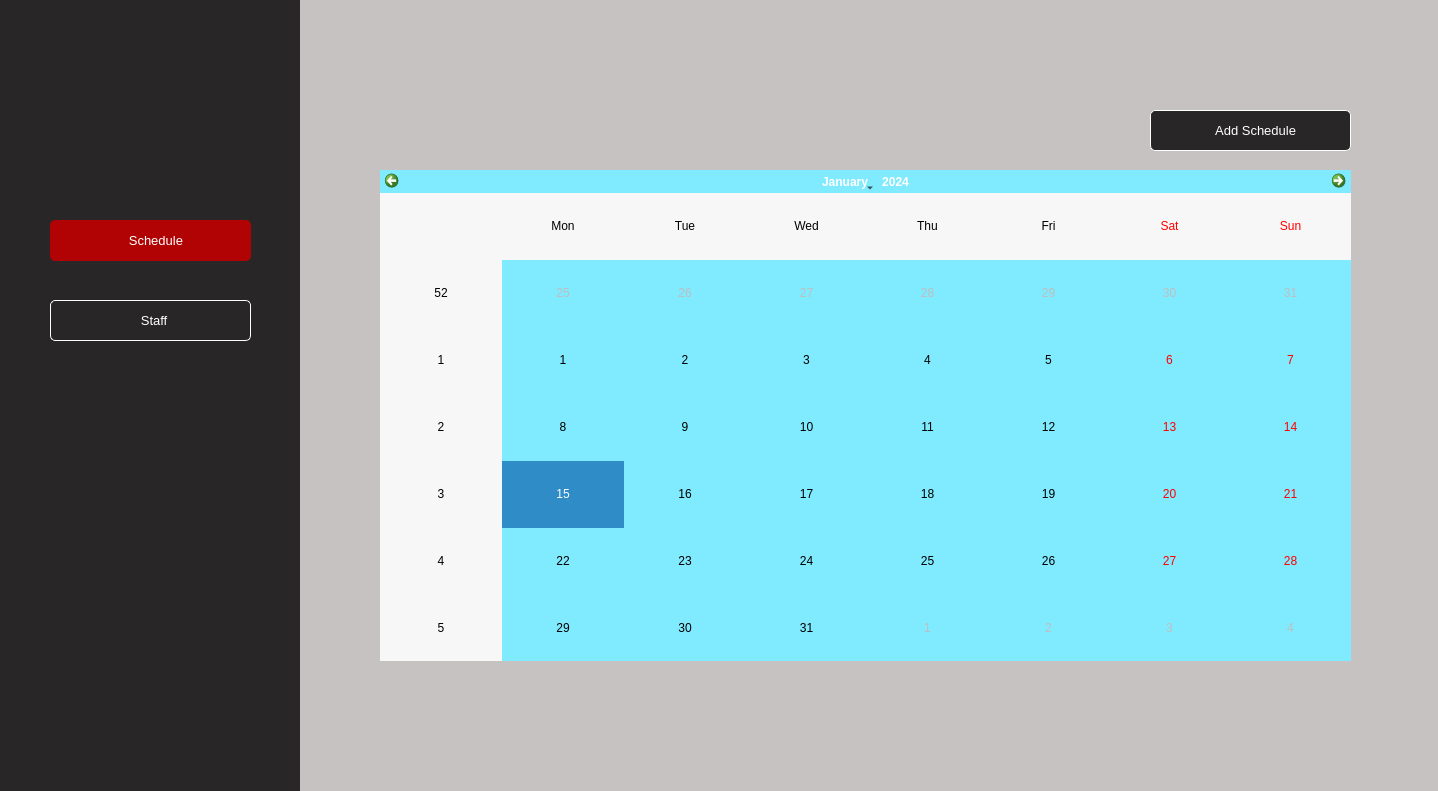
<?xml version="1.0" encoding="UTF-8"?>
<ui version="4.0">
 <class>Dialog</class>
 <widget class="QDialog" name="Dialog">
  <property name="geometry">
   <rect>
    <x>0</x>
    <y>0</y>
    <width>1438</width>
    <height>791</height>
   </rect>
  </property>
  <property name="windowTitle">
   <string>Dialog</string>
  </property>
  <widget class="QWidget" name="widget" native="true">
   <property name="geometry">
    <rect>
     <x>0</x>
     <y>0</y>
     <width>301</width>
     <height>791</height>
    </rect>
   </property>
   <property name="styleSheet">
    <string notr="true">background-color: rgb(40, 38, 38);</string>
   </property>
   <widget class="QWidget" name="widgetImg" native="true">
    <property name="geometry">
     <rect>
      <x>60</x>
      <y>10</y>
      <width>211</width>
      <height>101</height>
     </rect>
    </property>
    <widget class="QPushButton" name="img">
     <property name="geometry">
      <rect>
       <x>0</x>
       <y>10</y>
       <width>181</width>
       <height>81</height>
      </rect>
     </property>
     <property name="styleSheet">
      <string notr="true">border-radius: 1px;</string>
     </property>
     <property name="text">
      <string/>
     </property>
     <property name="icon">
      <iconset>
       <normaloff>image/Logo.png</normaloff>image/Logo.png</iconset>
     </property>
     <property name="iconSize">
      <size>
       <width>200</width>
       <height>200</height>
      </size>
     </property>
    </widget>
   </widget>
   <widget class="QPushButton" name="btnsched">
    <property name="geometry">
     <rect>
      <x>50</x>
      <y>220</y>
      <width>201</width>
      <height>41</height>
     </rect>
    </property>
    <property name="font">
     <font>
      <pointsize>10</pointsize>
     </font>
    </property>
    <property name="styleSheet">
     <string notr="true">background-color: rgb(177, 3, 3);
color: rgb(255, 255, 255);
border-radius: 5px;</string>
    </property>
    <property name="text">
     <string>   Schedule</string>
    </property>
    <property name="icon">
     <iconset>
      <normaloff>icon/Clock.png</normaloff>icon/Clock.png</iconset>
    </property>
    <property name="iconSize">
     <size>
      <width>30</width>
      <height>30</height>
     </size>
    </property>
   </widget>
   <widget class="QPushButton" name="btnstaff">
    <property name="geometry">
     <rect>
      <x>50</x>
      <y>300</y>
      <width>201</width>
      <height>41</height>
     </rect>
    </property>
    <property name="font">
     <font>
      <pointsize>10</pointsize>
     </font>
    </property>
    <property name="styleSheet">
     <string notr="true">QPushButton {
    background-color: rgb(40, 38, 38);
    color: rgb(255, 255, 255);
    border-radius: 5px;
    border: 1px solid white;

}

QPushButton:hover {
    background-color: #B10303;
	border: 0px;
}</string>
    </property>
    <property name="text">
     <string>  Staff</string>
    </property>
    <property name="icon">
     <iconset>
      <normaloff>icon/Management.png</normaloff>icon/Management.png</iconset>
    </property>
    <property name="iconSize">
     <size>
      <width>30</width>
      <height>30</height>
     </size>
    </property>
   </widget>
  </widget>
  <widget class="QWidget" name="widget_2" native="true">
   <property name="geometry">
    <rect>
     <x>300</x>
     <y>0</y>
     <width>1141</width>
     <height>801</height>
    </rect>
   </property>
   <property name="minimumSize">
    <size>
     <width>1141</width>
     <height>801</height>
    </size>
   </property>
   <property name="maximumSize">
    <size>
     <width>1141</width>
     <height>801</height>
    </size>
   </property>
   <property name="styleSheet">
    <string notr="true">background-color: rgb(199, 194, 194);</string>
   </property>
   <widget class="QCalendarWidget" name="calendarWidget">
    <property name="geometry">
     <rect>
      <x>80</x>
      <y>170</y>
      <width>971</width>
      <height>491</height>
     </rect>
    </property>
    <property name="styleSheet">
     <string notr="true">background-color: rgb(128, 234, 255);</string>
    </property>
   </widget>
   <widget class="QPushButton" name="btnaddsched">
    <property name="geometry">
     <rect>
      <x>850</x>
      <y>110</y>
      <width>201</width>
      <height>41</height>
     </rect>
    </property>
    <property name="font">
     <font>
      <pointsize>10</pointsize>
     </font>
    </property>
    <property name="styleSheet">
     <string notr="true">QPushButton {
    background-color: rgb(40, 38, 38);
    color: rgb(255, 255, 255);
    border-radius: 5px;
    border: 1px solid white;

}

QPushButton:hover {
    background-color: #B10303;
	border: 0px;
}</string>
    </property>
    <property name="text">
     <string>   Add Schedule</string>
    </property>
    <property name="icon">
     <iconset>
      <normaloff>icon/Add properties.png</normaloff>icon/Add properties.png</iconset>
    </property>
    <property name="iconSize">
     <size>
      <width>30</width>
      <height>30</height>
     </size>
    </property>
   </widget>
  </widget>
 </widget>
 <resources/>
 <connections/>
</ui>
